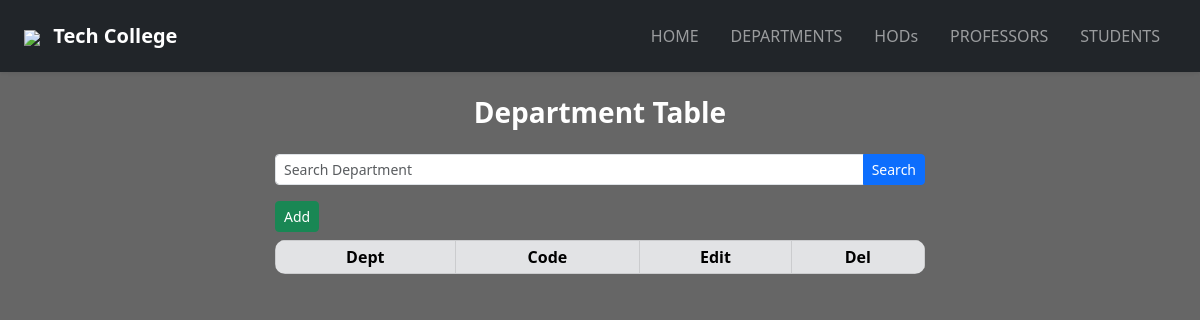
/dept_table101/, run on an earlier commit of the app's database.
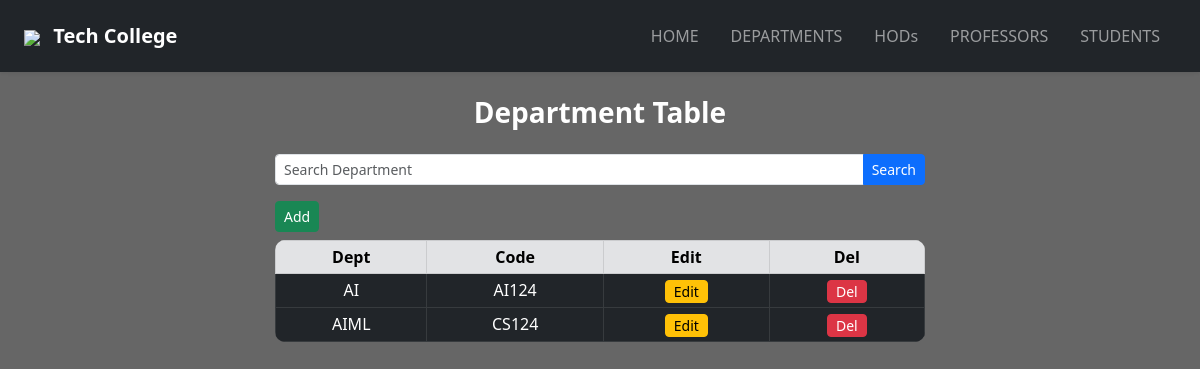
And on a later commit of the database.
### app1/models.py (models this page shows, shortened)
class department_model(models.Model):
    Department = models.CharField(max_length=50)
    Code = models.CharField(max_length=50)

### app1/views.py (the view)
# urls.py: path("dept_table101/",department_table,name='dept_table101'),
def department_table(request):
    data=department_model.objects.all()
    content={
        "data":data
    }
    return render(request,'frontend_app1/department_table.html',content)

### templates/frontend_app1/department_table.html (shortened to what this page needs)
<!DOCTYPE html>
<html lang="en">
<head>
    <link href="https://cdn.jsdelivr.net/npm/bootstrap@5.3.0/dist/css/bootstrap.min.css" rel="stylesheet" />
</head>
<body>
 <nav class="navbar navbar-expand-lg navbar-dark bg-dark px-4 py-3 shadow-sm">
        <a class="navbar-brand fw-bold text-white" href="#">
            <img src="https://varthana.com/school/wp-content/uploads/2024/04/B869-School.jpg" height="30" class="me-2"> Tech College
        </a>
        <div class="collapse navbar-collapse justify-content-end" id="navbarNav">
            <ul class="navbar-nav">
                <li class="nav-item mx-2"><a class="nav-link" href="{% url 'home101' %}">HOME</a></li>
                <li class="nav-item mx-2"><a class="nav-link" href="{% url 'dept_table101' %}">DEPARTMENTS</a></li>
                <li class="nav-item mx-2"><a class="nav-link" href="{% url 'hod_table101' %}">HODs</a></li>
                <li class="nav-item mx-2"><a class="nav-link" href="{% url 'professor_table101' %}">PROFESSORS</a></li>
                <li class="nav-item mx-2"><a class="nav-link" href="{% url 'student_table101' %}">STUDENTS</a></li>
            </ul>
        </div>
    </nav>
<div class="container py-4">
    <h3 class="fw-bold text-center mb-4 text-white">Department Table</h3>
    <div class="dept-box">
          <form method="GET" class="input-group mb-3">
         <input type="text" id="searchInput" placeholder="Search Department"
       class="form-control form-control-sm" onkeyup="searchTable()">
            <button class="btn btn-primary btn-sm">Search</button>
        </form>
        <div class="d-flex justify-content-start mb-2">
            <a href="{% url 'dept_form101' %}" class="btn btn-success btn-sm">Add</a>
        </div>
        <div class="table-responsive custom-table">
            <table class="table table-dark table-sm table-bordered text-center mb-0">
                <thead class="table-secondary text-dark">
                    <tr>
                        <th>Dept</th>
                        <th>Code</th>
                        <th>Edit</th>
                        <th>Del</th>
                    </tr>
                </thead>
                <tbody>
                    {% for i in data %}
                    <tr>
                        <td class="py-1">{{ i.Department }}</td>
                        <td class="py-1">{{ i.Code }}</td>
                        <td class="py-1">
                            <a href="{% url 'verify_user' 'update' i.id %}" class="btn btn-warning btn-sm py-0 px-2">Edit</a>
                        </td>
                        <td class="py-1">
                            <a href="{% url 'verify_user' 'delete' i.id %}" class="btn btn-danger btn-sm py-0 px-2">Del</a>
                        </td>
                    </tr>
                    {% endfor %}
                </tbody>
            </table>
        </div>
    </div>
</div>
</body>
</html>

### templates/frontend_app1/department_table.html (style rules this page uses)
.dept-box { width: 650px; margin: auto; }
.custom-table { border-radius: 10px; overflow: hidden; }
body { background-image: url("https://varthana.com/school/wp-content/uploads/2024/04/B869-School.jpg"); background-size: cover; background-position: center; background-repeat: no-repeat; background-attachment: fixed; position: relative; z-index: 1; height: 100vh; }
body::before { content: ""; position: absolute; top: 0; left: 0; width: 100vw; height: 100vh; background: rgba(0,0,0,0.6); z-index: -1; }

What changed in the data, as far as the page shows it:
added department_model: Department "AI", Code "AI124"
added department_model: Department "AIML", Code "CS124"
